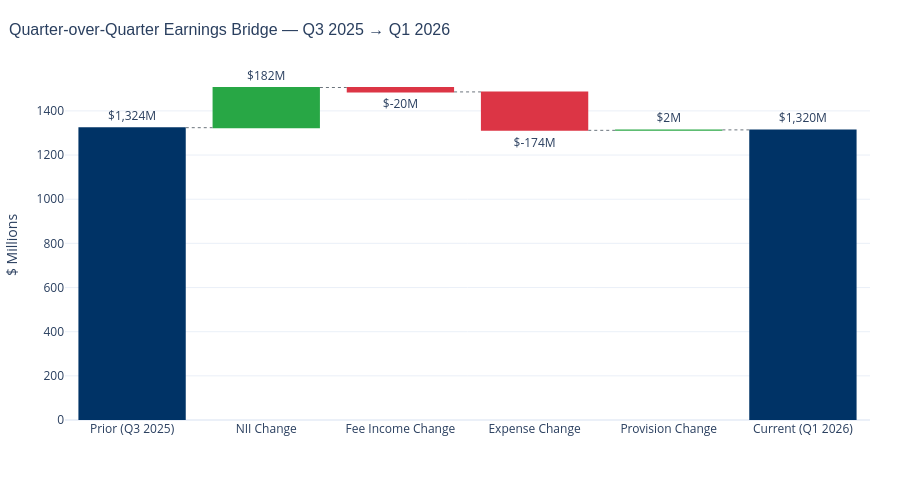

This figure's notebook cell:
### Code cell
# ─────────────────────────────────────────────────────────────────────────────
# Visualizations: WATERFALL CHART (QoQ Earnings Bridge)
#
# This graph shows how we got from prior earnings to current earnings.
# Each bar = one line item's contribution to the change in segment earnings.
# This is the standard format for earnings presentations and board decks.
# It answers the CFO's question: "Where exactly did the $X variance come from?"
# Positive changes = green. Negative changes = red. Totals = navy blue.

# Decompose earnings change into its P&L drivers
bridge_items = {
    f'Prior ({prior["period_label"]})':     prior['earnings'],
    'NII Change':                            latest['net_interest_income'] - prior['net_interest_income'],
    'Fee Income Change':                     latest['noninterest_income']  - prior['noninterest_income'],
    # Expense increase = negative earnings impact, so we flip the sign
    'Expense Change':    -(latest['noninterest_expense']          - prior['noninterest_expense']),
    'Provision Change':  -(latest['provision_for_credit_losses']  - prior['provision_for_credit_losses']),
    f'Current ({latest["period_label"]})':  latest['earnings'],
}

# 'absolute' = standalone bar; 'relative' = stacked from running total; 'total' = grand total bar
measure = ['absolute', 'relative', 'relative', 'relative', 'relative', 'total']

fig_waterfall = go.Figure(go.Waterfall(
    name='Earnings Bridge',
    orientation='v',
    measure=measure,
    x=list(bridge_items.keys()),
    y=list(bridge_items.values()),
    text=[f'${v:,.0f}M' for v in bridge_items.values()],
    textposition='outside',
    increasing={'marker': {'color': '#28a745'}},
    decreasing={'marker': {'color': '#dc3545'}},
    totals={'marker':    {'color': '#003366'}},
    connector={'line':   {'color': '#6c757d', 'dash': 'dot', 'width': 1}}
))

fig_waterfall.update_layout(
    title=dict(
        text=f'Quarter-over-Quarter Earnings Bridge — '
             f'{prior["period_label"]} → {latest["period_label"]}',
        font=dict(size=16, family='Arial'),
        x=0.01
    ),
    yaxis_title='$ Millions',
    template='plotly_white',
    height=500,
    showlegend=False,
    margin=dict(l=60, r=30, t=70, b=80)
)
fig_waterfall.show()

### Figure 1 — Plotly figure (JSON) as saved in the notebook; plotly's stock layout.template omitted (floating-point values rounded to 4 significant figures)
{"data": [{"connector": {"line": {"color": "#6c757d", "dash": "dot", "width": 1}}, "decreasing": {"marker": {"color": "#dc3545"}}, "increasing": {"marker": {"color": "#28a745"}}, "measure": ["absolute", "relative", "relative", "relative", "relative", "total"], "name": "Earnings Bridge", "orientation": "v", "text": ["$1,324M", "$182M", "$-20M", "$-174M", "$2M", "$1,320M"], "textposition": "outside", "totals": {"marker": {"color": "#003366"}}, "type": "waterfall", "x": ["Prior (Q3 2025)", "NII Change", "Fee Income Change", "Expense Change", "Provision Change", "Current (Q1 2026)"], "y": [1324, 182, -20, -174, 2, 1320]}], "layout": {"height": 500, "margin": {"b": 80, "l": 60, "r": 30, "t": 70}, "showlegend": false, "title": {"font": {"family": "Arial", "size": 16}, "text": "Quarter-over-Quarter Earnings Bridge — Q3 2025 → Q1 2026", "x": 0.01}, "yaxis": {"title": {"text": "$ Millions"}}}}
